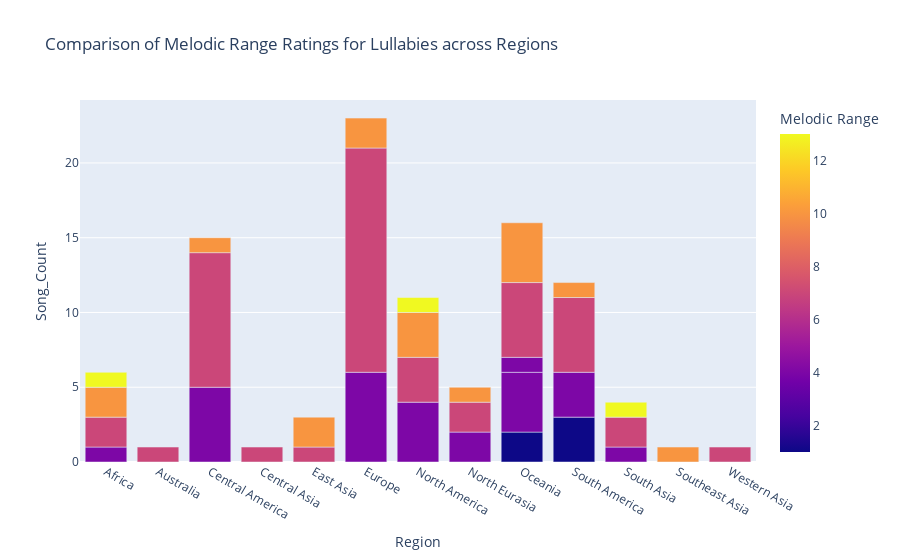

Source (notebook cell):
### Code cell
# copy and prepare data
regional_lullabies_plot_data = regional_lullabies.copy()
regional_lullabies_plot_data['Melodic_Range'] = regional_lullabies_plot_data['Melodic_Range'].apply(lambda x: x[0])

# plot
fig = px.bar(regional_lullabies_plot_data, x="Region", y="Song_Count", color="Melodic_Range",
             category_orders={"Melodic_Range": sorted(set(regional_lullabies_plot_data['Melodic_Range']))},
			 labels={'Melodic_Range': 'Melodic Range'},
			 title="Comparison of Melodic Range Ratings for Lullabies across Regions")

# Show the figure
fig.show()

### Figure 1 — Plotly figure (JSON) as saved in the notebook; plotly's stock layout.template omitted (floating-point values rounded to 4 significant figures)
{"data": [{"alignmentgroup": "True", "hovertemplate": "Region=%{x}<br>Song_Count=%{y}<br>Melodic Range=%{marker.color}<extra></extra>", "legendgroup": "", "marker": {"color": [4, 7, 10, 13, 7, 4, 7, 10, 7, 7, 10, 4, 7, 10, 4, 7, 10, 13, 4, 7, 10, 1, 4, 4, 7, 10, 1, 4, 7, 10, 4, 7, 13, 10, 7], "coloraxis": "coloraxis", "pattern": {"shape": ""}}, "name": "", "offsetgroup": "", "orientation": "v", "showlegend": false, "textposition": "auto", "type": "bar", "x": ["Africa", "Africa", "Africa", "Africa", "Australia", "Central America", "Central America", "Central America", "Central Asia", "East Asia", "East Asia", "Europe", "Europe", "Europe", "North America", "North America", "North America", "North America", "North Eurasia", "North Eurasia", "North Eurasia", "Oceania", "Oceania", "Oceania", "Oceania", "Oceania", "South America", "South America", "South America", "South America", "South Asia", "South Asia", "South Asia", "Southeast Asia", "Western Asia"], "xaxis": "x", "y": [1, 2, 2, 1, 1, 5, 9, 1, 1, 1, 2, 6, 15, 2, 4, 3, 3, 1, 2, 2, 1, 2, 4, 1, 5, 4, 3, 3, 5, 1, 1, 2, 1, 1, 1], "yaxis": "y"}], "layout": {"barmode": "relative", "coloraxis": {"colorbar": {"title": {"text": "Melodic Range"}}, "colorscale": [[0, "#0d0887"], [0.1111, "#46039f"], [0.2222, "#7201a8"], [0.3333, "#9c179e"], [0.4444, "#bd3786"], [0.5556, "#d8576b"], [0.6667, "#ed7953"], [0.7778, "#fb9f3a"], [0.8889, "#fdca26"], [1, "#f0f921"]]}, "legend": {"tracegroupgap": 0}, "title": {"text": "Comparison of Melodic Range Ratings for Lullabies across Regions"}, "xaxis": {"anchor": "y", "domain": [0, 1], "title": {"text": "Region"}}, "yaxis": {"anchor": "x", "domain": [0, 1], "title": {"text": "Song_Count"}}}}
